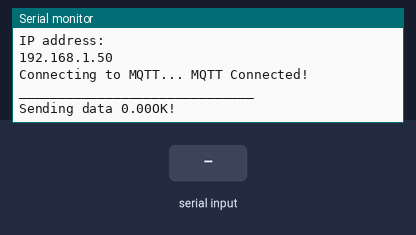
Simulated run of this sketch. Board: ESP32. Parts: the last lines printed to the serial monitor. Inputs (shaded band) come from the test bench. WiFi joins after 1.5 s; servers stay silent unless stated; no MQTT or app messages arrive unless stated.

Above: at 6.2 s.
6.3 s: "90,45," received over the second serial link
At 7.5 s:
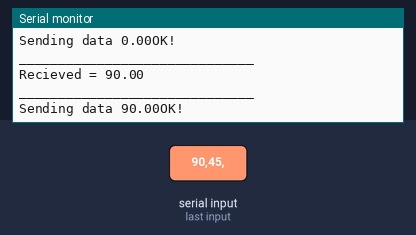
10.6 s: "30,150," received over the second serial link
At 12.3 s:
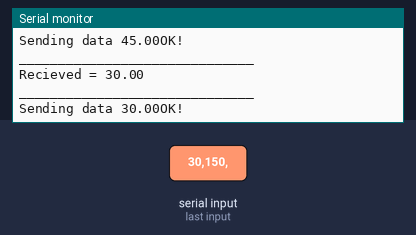
Timing chart, 0 to 13.8 s (numbered marks = the images above; inputs shaded):
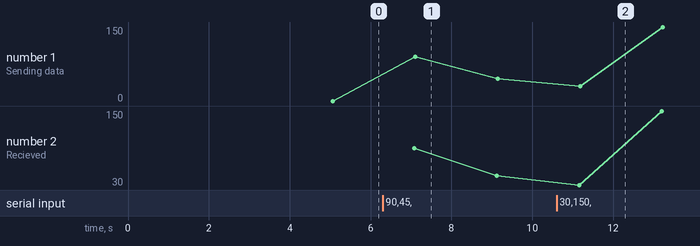

The sketch:

XBee_Receiver.ino
```cpp
/* Receiver ESP-32 along with XBee S2C Module Code */
/******************************************************************************************************************************************************************************/
// To use various Hardware UART Ports available
#include <HardwareSerial.h>
// WiFi Library
#include "WiFi.h"
// Basic Library requirements for Adafruit MQTT
#include "Adafruit_MQTT.h"
#include "Adafruit_MQTT_Client.h"
/******************************************************************************************************************************************************************************/
/* Setting up the Hardware Serial on ESP-32 */
/* Using TX0 RX0 on ESP-32 but will produce error when conencted while uploading the code */
// HardwareSerial SerialPort(0);
// const byte rxPin = 3;
// const byte txPin = 1;
/* Using TX2 RX2 on ESP-32, no need to remove teh TX2 RX2 cable */
HardwareSerial SerialPort(2);
// ESP-32 RX Pin --> D16 (RX2)
const byte rxPin = 16;
// ESP-32 TX Pin --> D17 (TX2)
const byte txPin = 17;
/******************************************************************************************************************************************************************************/
/* Adafruit Setup */
// Fill the first 4 define statements
#define WLAN_SSID "ENTER_YOUR_WiFI_NAME"
#define WLAN_PASS "ENTER_WiFI_PASSWORD"
#define AIO_USERNAME "ENETR_ADAFRUIT_AIO_USERNAME"
#define AIO_KEY "ENTER_ADAFRUIT_AIO_KEY"
#define AIO_SERVER "io.adafruit.com"
#define AIO_SERVERPORT 1883
/******************************************************************************************************************************************************************************/
// WiFiClient Object initialsied
WiFiClient client;
// Setup the MQTT client class by passing in the WiFi client and MQTT server and login details.
Adafruit_MQTT_Client mqtt(&client, AIO_SERVER, AIO_SERVERPORT, AIO_USERNAME, AIO_KEY);
/******************************************************************************************************************************************************************************/
// Setup a feed called 'iot-mini-project' for publishing.
Adafruit_MQTT_Publish test = Adafruit_MQTT_Publish(&mqtt, "godspeed_17/feeds/iot-mini-project");
/******************************************************************************************************************************************************************************/
/* Global Variable Declarations */
String val = "";
float data = 0.0;
/******************************************************************************************************************************************************************************/
/* Function definitions */
void sep(int a);
void receiveData();
void connectToWiFi();
void MQTT_connect();
void MQTT_publish();
/******************************************************************************************************************************************************************************/
/* For better display on the Serial Monitor */
void sep(int a) {
  for (int j = 0; j < a; j++) {
    Serial.print("_");
  }
  Serial.print("\n");
}
/******************************************************************************************************************************************************************************/
/* To acquire the XBee Data */
void receiveData() {
  if (SerialPort.available()) {
    sep(30);
    // String coming from XBee Module
    val = SerialPort.readStringUntil(',');
    // Converting back to float values
    data = val.toFloat();
    Serial.print("Recieved = ");
    Serial.println(data);
    val = "";
  }
}
/******************************************************************************************************************************************************************************/
/* Basic WiFi Details logged */
void connectToWiFi() {
  sep(30);
  Serial.print("Connecting to ");
  Serial.print(WLAN_SSID);
  Serial.print(" ");

  delay(500);

  WiFi.begin(WLAN_SSID, WLAN_PASS);
  delay(1000);

  while (WiFi.status() != WL_CONNECTED) {
    delay(500);
    Serial.print(".");
  }
  Serial.println();

  Serial.println("WiFi connected!");
  Serial.println("IP address: ");
  Serial.println(WiFi.localIP());
}
/******************************************************************************************************************************************************************************/
/* Function to connect and reconnect as necessary to the MQTT server */
// Should be called in the loop function and it will take care of connecting.
void MQTT_connect() {
  int8_t ret;
  // Stop if already connected.
  if (mqtt.connected()) {
    return;
  }
  Serial.print("Connecting to MQTT... ");
  uint8_t retries = 3;
  while ((ret = mqtt.connect()) != 0) {  // connect will return 0 for connected
    Serial.println(mqtt.connectErrorString(ret));
    Serial.println("Retrying MQTT connection in 5 seconds...");
    mqtt.disconnect();
    delay(5000);  // wait 5 seconds
    retries--;
    if (retries == 0) {
      // basically die and wait for WDT to reset me
      while (1)
        ;
    }
  }
  Serial.println("MQTT Connected!");
}
/******************************************************************************************************************************************************************************/
/* Publish the data acquired to Adafruit Server */
void MQTT_publish() {
  sep(30);
  // Basic Serial Monitor Logging
  Serial.print(F("Sending data "));
  Serial.print(data);
  // Confirm if data is succesfully sent or not
  if (!test.publish(data)) {
    Serial.println(F("Failed"));
  } else {
    Serial.println(F("OK!"));
  }
}
/******************************************************************************************************************************************************************************/
void setup() {
  // Serial Monitor Baud Rate
  Serial.begin(9600);
  // Hardware Serial Baud Rate (Shoudl be same as Baud Rate value set in XCTU)
  SerialPort.begin(9600, SERIAL_8N1, rxPin, txPin);
  // Normal Delay operation
  delay(3000);
  // Connect to WiFi
  connectToWiFi();
}
/******************************************************************************************************************************************************************************/
void loop() {
  // Trying to establish a communication
  MQTT_connect();
  // We first collect the data
  receiveData();
  // Now we can publish
  MQTT_publish();
  // Wait for 2 seconds
  delay(2000);
}
/******************************************************************************************************************************************************************************/
```

Measured:
- after the input at 6.3 s, the serial monitor: prints a new line after 0.78 s (image 1)
- after the input at 10.6 s, the serial monitor: prints a new line after 0.57 s (image 2)
- plotted number 1: 0 → 45 after the input at 6.3 s, 45 → 150 after the input at 10.6 s
- plotted number 2: 45 → 150 after the input at 10.6 s
